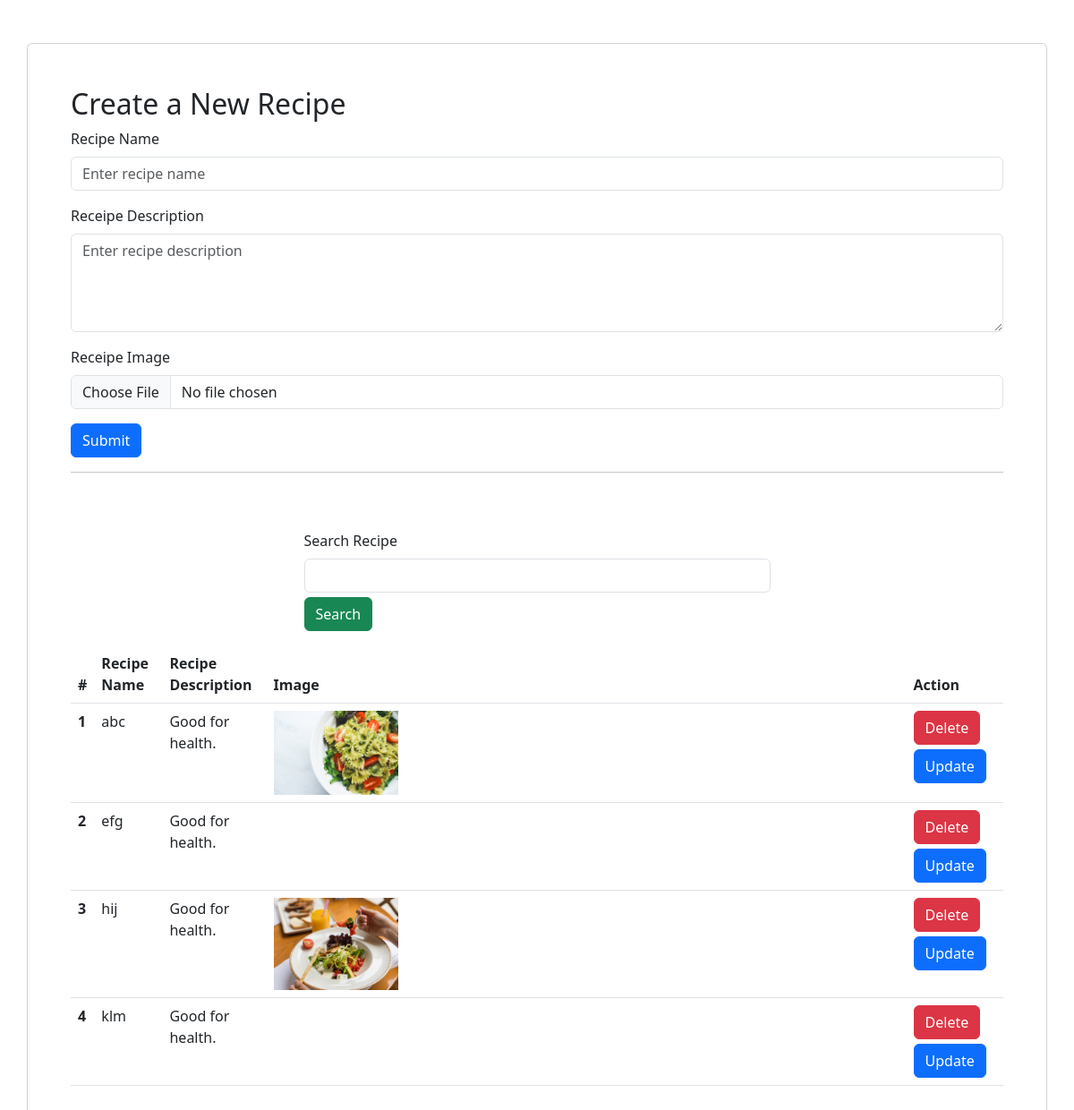
Screenshot of /recipe with the database file from the repository.
### vege/models.py (models this page shows)
class Recipe(models.Model):
    recipe_name=models.CharField(max_length=50)
    recipe_description=models.TextField()
    recipe_image=models.ImageField(upload_to="recipe")

### vege/views.py (the view, shortened to what this page needs)
# urls.py: path('recipe', recipes),
def recipes(request):
    queryset=Recipe.objects.all()
    if request.GET.get('search'):
        queryset=queryset.filter(recipe_name__icontains=request.GET.get('search'))
    print(queryset, "=====================")
    context={'recipes':queryset}
    return render(request, "recipes.html", context)

### vege/templates/recipes.html (shortened to what this page needs)
<!DOCTYPE html>
<html lang="en">
<head>
    <link rel="stylesheet" href="https://cdn.jsdelivr.net/npm/bootstrap@5.3.0/dist/css/bootstrap.min.css">
</head>
<body>
    <div class="container mt-5 card p-5">
        <h2>Create a New Recipe</h2>
        <form method="post" enctype="multipart/form-data">
            <div class="mb-3">
                <label for="recipeName" class="form-label">Recipe Name</label>
                <input type="text" name="recipe_name" class="form-control" id="recipeName" placeholder="Enter recipe name">
            </div>
            <div class="mb-3">
                <label for="recipeDescription" class="form-label">Receipe Description</label>
                <textarea class="form-control" name="recipe_description" id="recipeDescription" rows="4" placeholder="Enter recipe description"></textarea>
            </div>
            <div class="mb-3">
                <label for="recipeImage" class="form-label">Receipe Image</label>
                <input type="file" name="recipe_image" class="form-control" id="recipeImage">
            </div>
            <button type="submit" class="btn btn-primary">Submit</button>
        </form>
        <hr>
       <div class="mt-5">
            <div class="mx-auto col-6">
                <form>
                <div class="mb-3">
                    <label for="recipeName" class="form-label">Search Recipe</label>
                    <input type="text" name="search" class="form-control">
                    <button type="submit" class="btn btn-success" style="margin-top: 5px;">Search</button>
                </form>
                </div>
            </div>
       </div>
        <table class="table">
            <thead>
              <tr>
                <th scope="col">#</th>
                <th scope="col">Recipe Name</th>
                <th scope="col">Recipe Description</th>
                <th scope="col">Image</th>
                <th scope="col">Action</th>
              </tr>
            </thead>
            <tbody>
                {% for recipe in recipes %}
              <tr>
                <th scope="row">{{forloop.counter}}</th>
                <td>{{recipe.recipe_name}}</td>
                <td>{{recipe.recipe_description}}</td>
                <td>
                    <img src="/media/{{recipe.recipe_image}}" style="width: 20%;" alt="">
                    </td>
                    <td>
                        <a href="delete-recipe/{{recipe.id}}/" class="btn btn-danger">Delete</a>
                        <a href="update-recipe/{{recipe.id}}/" class="btn btn-primary" style="margin-top: 5px;">Update</a>
                    </td>
              </tr>
              {% endfor %}
            </tbody>
          </table>
</body>
</html>

### rows the page displays
Recipe: recipe_name "abc", recipe_description "Good for health.", recipe_image (picture)
Recipe: recipe_name "efg", recipe_description "Good for health."
Recipe: recipe_name "hij", recipe_description "Good for health.", recipe_image (picture)
Recipe: recipe_name "klm", recipe_description "Good for health."
